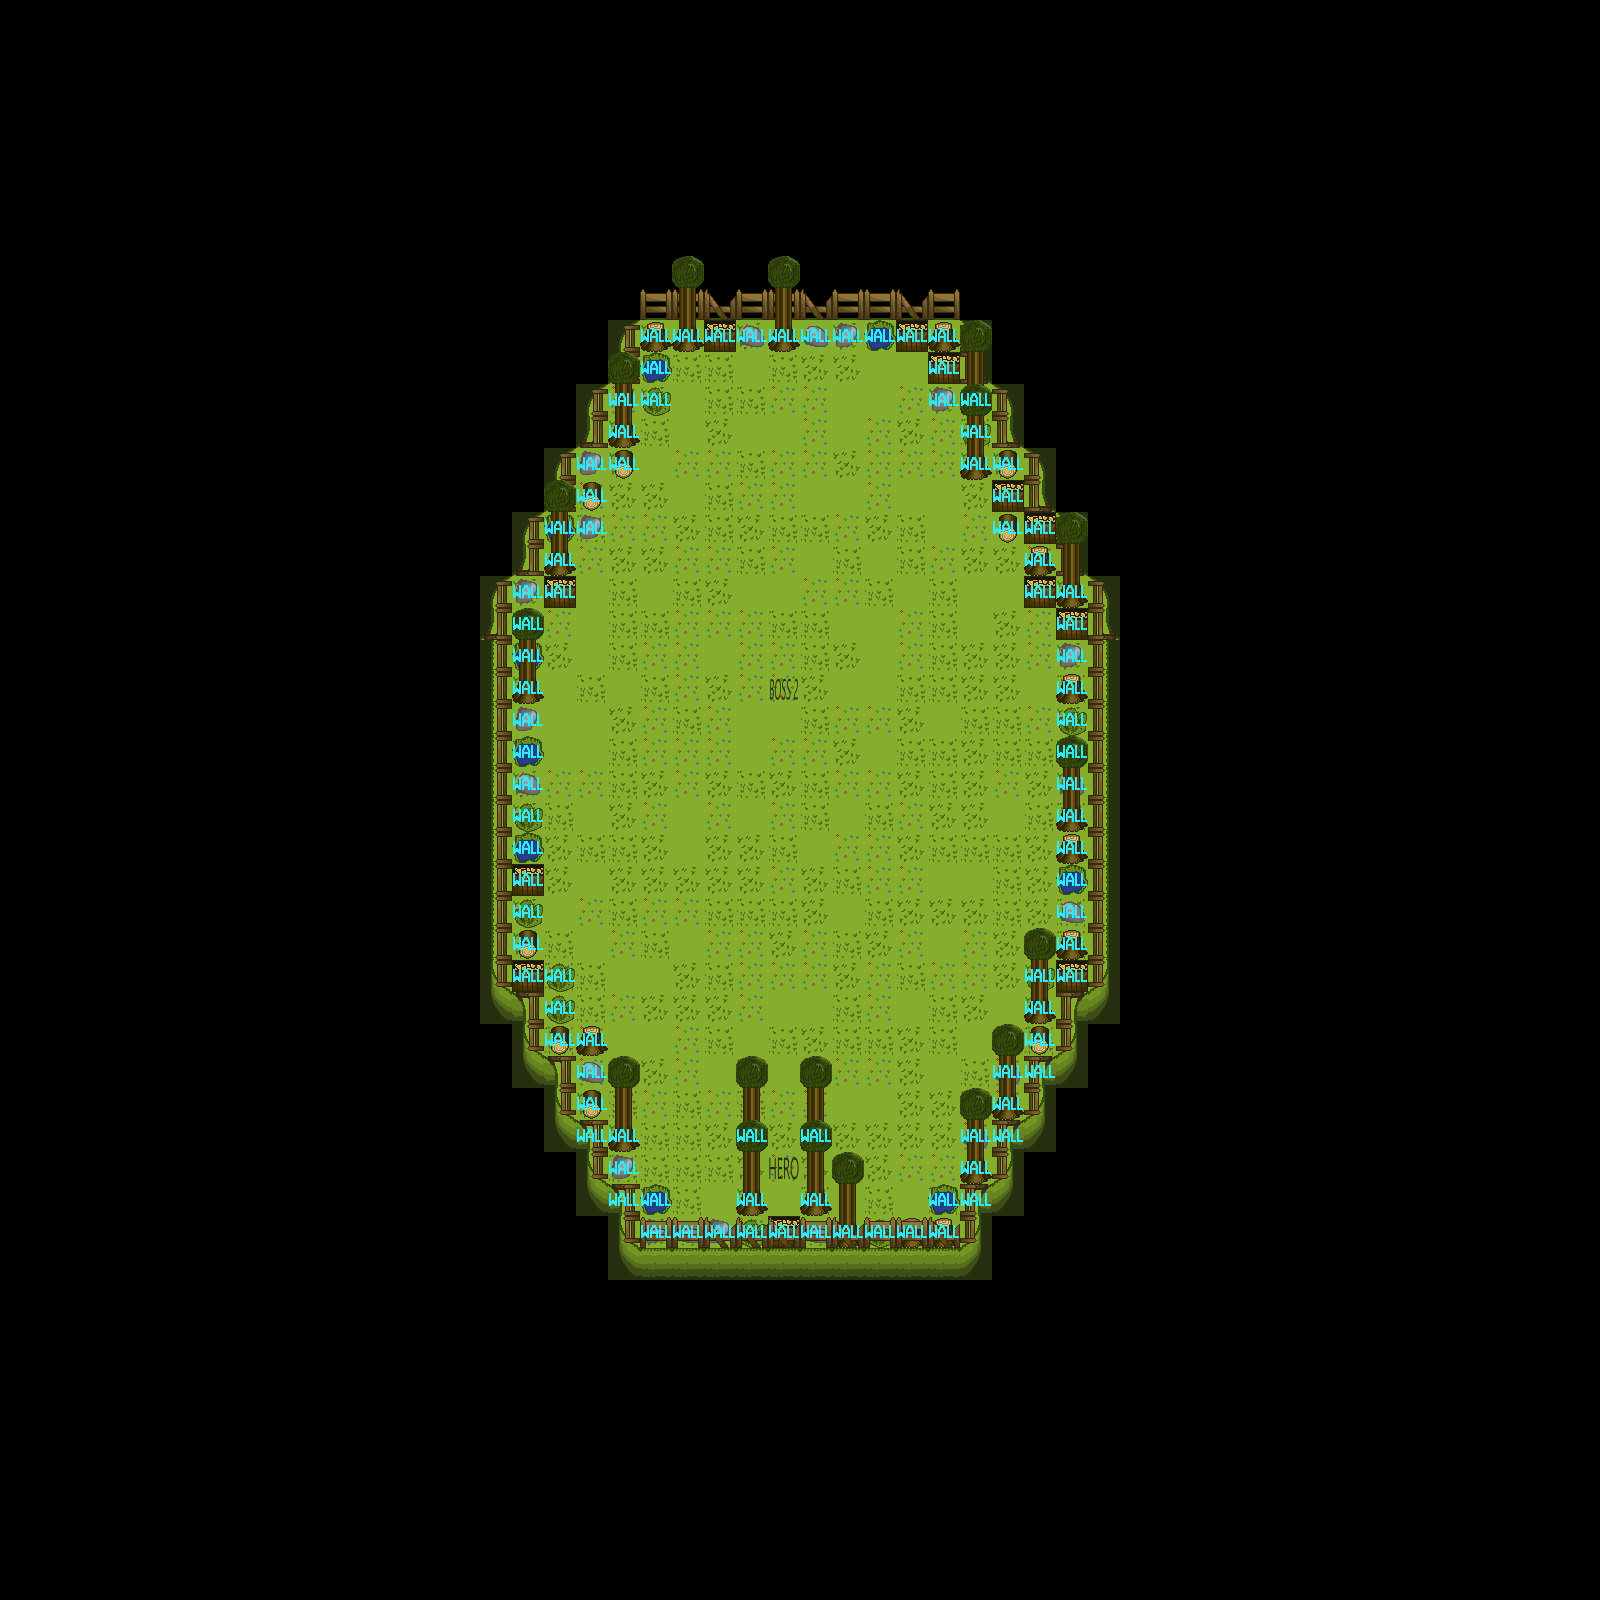

A 2D game scene composited from a Tiled map and its tileset images. What follows is a short description and the map's XML, with each tile layer's data collapsed to a summary:
An orthogonal 50x50 tile map with 32x32 px tiles, 6 tile layers (ground, ground2, mobs_and_objects, decorations_down, ...).

<map version="1.10" tiledversion="1.10.2" orientation="orthogonal" renderorder="right-down" width="50" height="50" tilewidth="32" tileheight="32" infinite="0" nextlayerid="7" nextobjectid="1">
 <tileset firstgid="1" source="grassland.tsx" />
 <layer id="1" name="ground" width="50" height="50">
  <data>[2500 cells, 530 non-empty, 20 distinct tile ids]</data>
 </layer>
 <layer id="2" name="ground2" width="50" height="50">
  <data>[2500 cells, 0 non-empty, 0 distinct tile ids]</data>
 </layer>
 <layer id="3" name="mobs_and_objects" width="50" height="50">
  <data>[2500 cells, 2 non-empty, 2 distinct tile ids]</data>
 </layer>
 <layer id="4" name="decorations_down" width="50" height="50">
  <data>[2500 cells, 101 non-empty, 10 distinct tile ids]</data>
 </layer>
 <layer id="5" name="decorations_up" width="50" height="50">
  <data>[2500 cells, 46 non-empty, 4 distinct tile ids]</data>
 </layer>
 <layer id="6" name="walls" width="50" height="50">
  <data>[2500 cells, 94 non-empty, 1 distinct tile ids]</data>
 </layer>
</map>